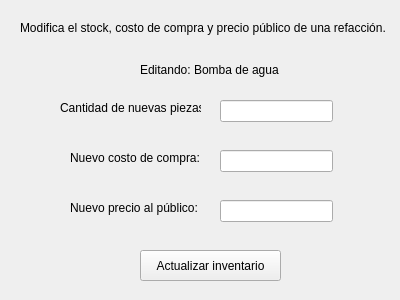
<?xml version="1.0" encoding="UTF-8"?>
<ui version="4.0">
 <class>Form</class>
 <widget class="QWidget" name="Form">
  <property name="geometry">
   <rect>
    <x>0</x>
    <y>0</y>
    <width>400</width>
    <height>300</height>
   </rect>
  </property>
  <property name="windowTitle">
   <string>Form</string>
  </property>
  <widget class="QLabel" name="label">
   <property name="geometry">
    <rect>
     <x>20</x>
     <y>20</y>
     <width>371</width>
     <height>16</height>
    </rect>
   </property>
   <property name="text">
    <string>Modifica el stock, costo de compra y precio público de una refacción. </string>
   </property>
  </widget>
  <widget class="QLabel" name="lbl_nombre_pieza">
   <property name="geometry">
    <rect>
     <x>140</x>
     <y>60</y>
     <width>151</width>
     <height>20</height>
    </rect>
   </property>
   <property name="text">
    <string>Editando: Bomba de agua</string>
   </property>
  </widget>
  <widget class="QLineEdit" name="input_sumar_stock">
   <property name="geometry">
    <rect>
     <x>220</x>
     <y>100</y>
     <width>113</width>
     <height>22</height>
    </rect>
   </property>
  </widget>
  <widget class="QLineEdit" name="input_nuevo_costo">
   <property name="geometry">
    <rect>
     <x>220</x>
     <y>150</y>
     <width>113</width>
     <height>22</height>
    </rect>
   </property>
  </widget>
  <widget class="QLineEdit" name="input_nuevo_precio">
   <property name="geometry">
    <rect>
     <x>220</x>
     <y>200</y>
     <width>113</width>
     <height>22</height>
    </rect>
   </property>
  </widget>
  <widget class="QLabel" name="label_2">
   <property name="geometry">
    <rect>
     <x>60</x>
     <y>100</y>
     <width>141</width>
     <height>16</height>
    </rect>
   </property>
   <property name="text">
    <string>Cantidad de nuevas piezas:</string>
   </property>
  </widget>
  <widget class="QLabel" name="label_3">
   <property name="geometry">
    <rect>
     <x>70</x>
     <y>200</y>
     <width>141</width>
     <height>16</height>
    </rect>
   </property>
   <property name="text">
    <string>Nuevo precio al público:</string>
   </property>
  </widget>
  <widget class="QLabel" name="label_4">
   <property name="geometry">
    <rect>
     <x>70</x>
     <y>150</y>
     <width>141</width>
     <height>16</height>
    </rect>
   </property>
   <property name="text">
    <string>Nuevo costo de compra:</string>
   </property>
  </widget>
  <widget class="QPushButton" name="btn_actualizar_stock">
   <property name="geometry">
    <rect>
     <x>140</x>
     <y>250</y>
     <width>141</width>
     <height>31</height>
    </rect>
   </property>
   <property name="text">
    <string>Actualizar inventario</string>
   </property>
  </widget>
 </widget>
 <resources/>
 <connections/>
</ui>
